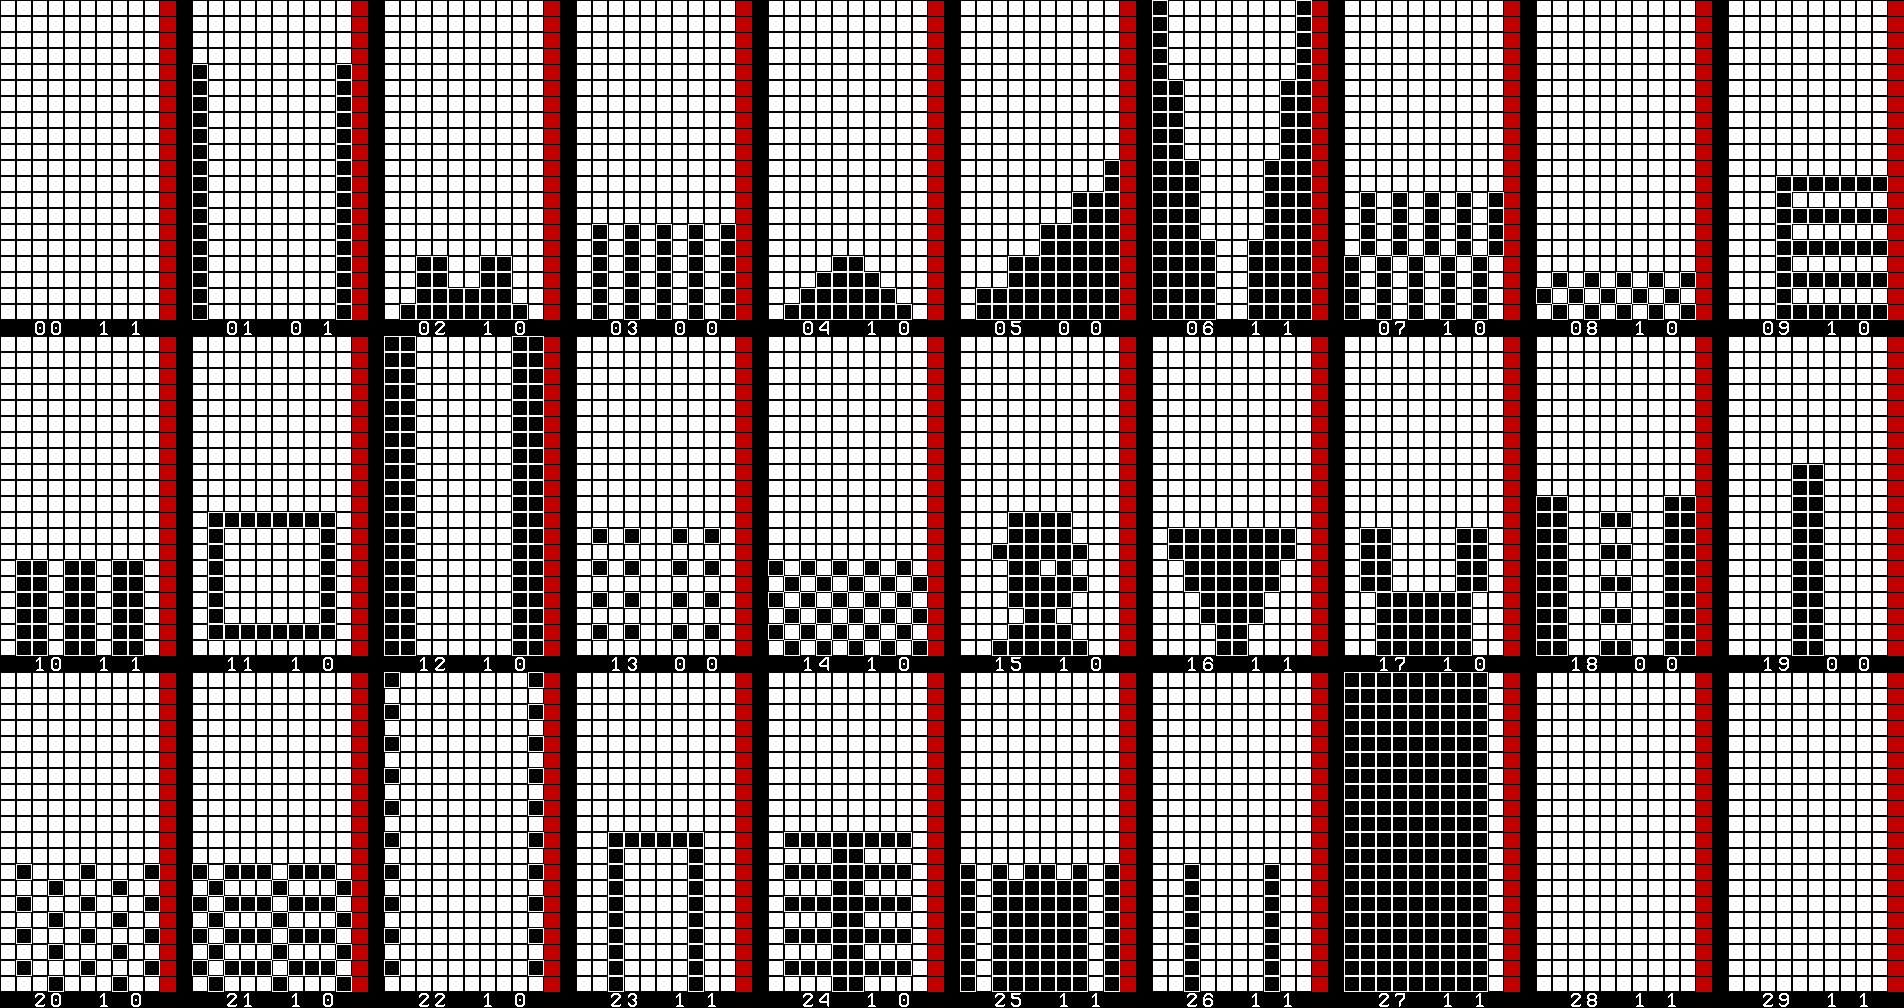

The image is a tile-based game level rendered from a .tmx file. Its description and source (layers, tilesets, objects; grid data summarised) follow:
An orthogonal 119x63 tile map with 16x16 px tiles, 1 tile layer (map).

<map version="1.0" orientation="orthogonal" width="119" height="63" tilewidth="16" tileheight="16">
 <tileset firstgid="1" name="tiles" tilewidth="16" tileheight="16">
  <image source="unkatris.png" width="208" height="16" />
 </tileset>
 <layer name="map" width="119" height="63">
  <data>[7497 cells, 6720 non-empty, 13 distinct tile ids]</data>
 </layer>
</map>
